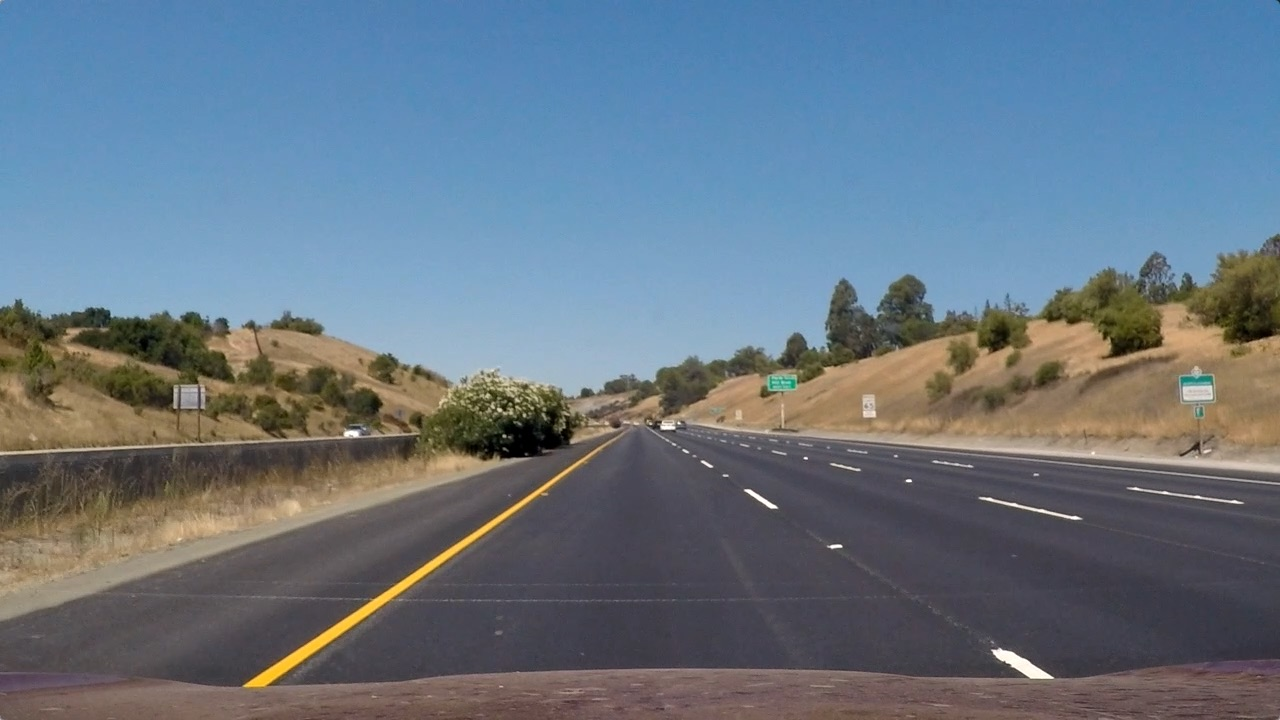
#> input picture test_images/straight_lines1.jpg, 1280 x 720 px
$ python -i Binarizer.py   (imports and definitions only)   (older library calls are emulated)
#> lines starting #> are read from the running program, lines starting #| are printed output that depends on the picture; after the words box and inside, x2 and y2 are one past the last pixel; in counts of white or black regions, pixels touching at a corner belong together
"""Binarizer"""
import numpy as np
import cv2


class Binarizer():
    """Binarizer - processes an image"""

    def __init__(self):
        """Initialize member variables"""
        self.sobelx = None
        self.sobely = None

    def process(self, image):
        """Process image and output a binarized version"""
        yuv = cv2.cvtColor(image, cv2.COLOR_RGB2YUV)
#> yuv: shape (720, 1280, 3); mean of channels 0, 1, 2 114.9, 136, 117.7
        Y = yuv[:, :, 0]
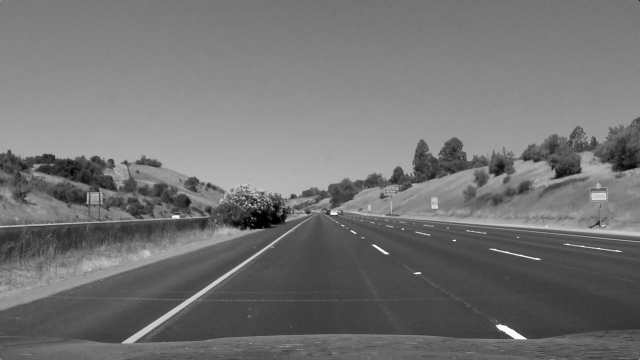
#> Y: shape (720, 1280) (shown at 1/2 size); min 0, max 255, mean 114.9
        V = yuv[:, :, 2]
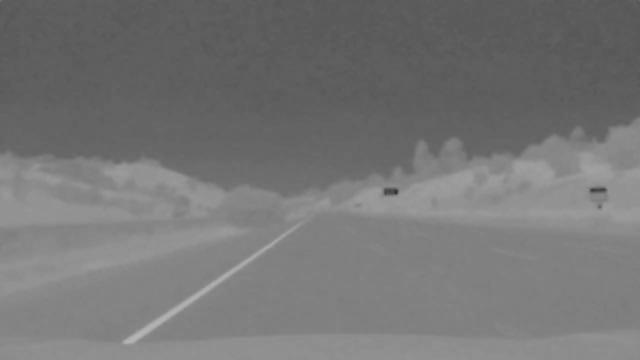
#> V: shape (720, 1280) (shown at 1/2 size); min 46, max 183, mean 117.7

        Y_binary = np.zeros_like(Y)
        Y_binary[(Y >= 200) & (Y <= 255)] = 1

        V_binary = np.zeros_like(V)
        V_binary[(V >= 0) & (V <= 100)] = 1

        self.sobelx = cv2.Sobel(Y, cv2.CV_64F, 1, 0, ksize=13)
        self.sobely = cv2.Sobel(Y, cv2.CV_64F, 0, 1, ksize=13)
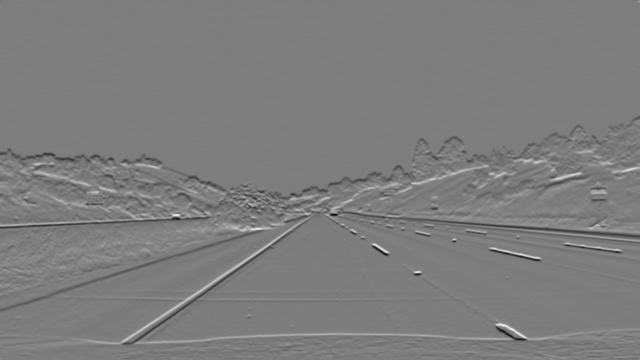
#> self.sobely: shape (720, 1280) float64 (shown at 1/2 size); min -320940238, max 329550753, mean -283167.2; drawn with min black and max white

        gradx = self.abs_sobel_threshold(orient='x', thresh=(20, 100))
        grady = self.abs_sobel_threshold(orient='y', thresh=(20, 100))

        combined = np.zeros_like(Y)
        combined[(gradx == 1) & (grady == 1) | (Y_binary == 1) | (V_binary == 1)] = 1

        return combined

    def abs_sobel_threshold(self, orient='x', thresh=(0, 255)):
        """Apply sobel filter and thresholding"""
#> called with orient = 'x', thresh = (20, 100)
        if orient == 'x':
            abs_sobel = np.absolute(self.sobelx)
        if orient == 'y':
            abs_sobel = np.absolute(self.sobely)

        scaled_sobel = np.uint8(255 * abs_sobel / np.max(abs_sobel))

        grad_binary = np.zeros_like(scaled_sobel)
        grad_binary[(scaled_sobel >= thresh[0]) & (scaled_sobel <= thresh[1])] = 1

        return grad_binary

>>> import cv2
>>> picture = cv2.cvtColor(cv2.imread('test_images/straight_lines1.jpg'), cv2.COLOR_BGR2RGB)
>>> result = Binarizer().process(picture)
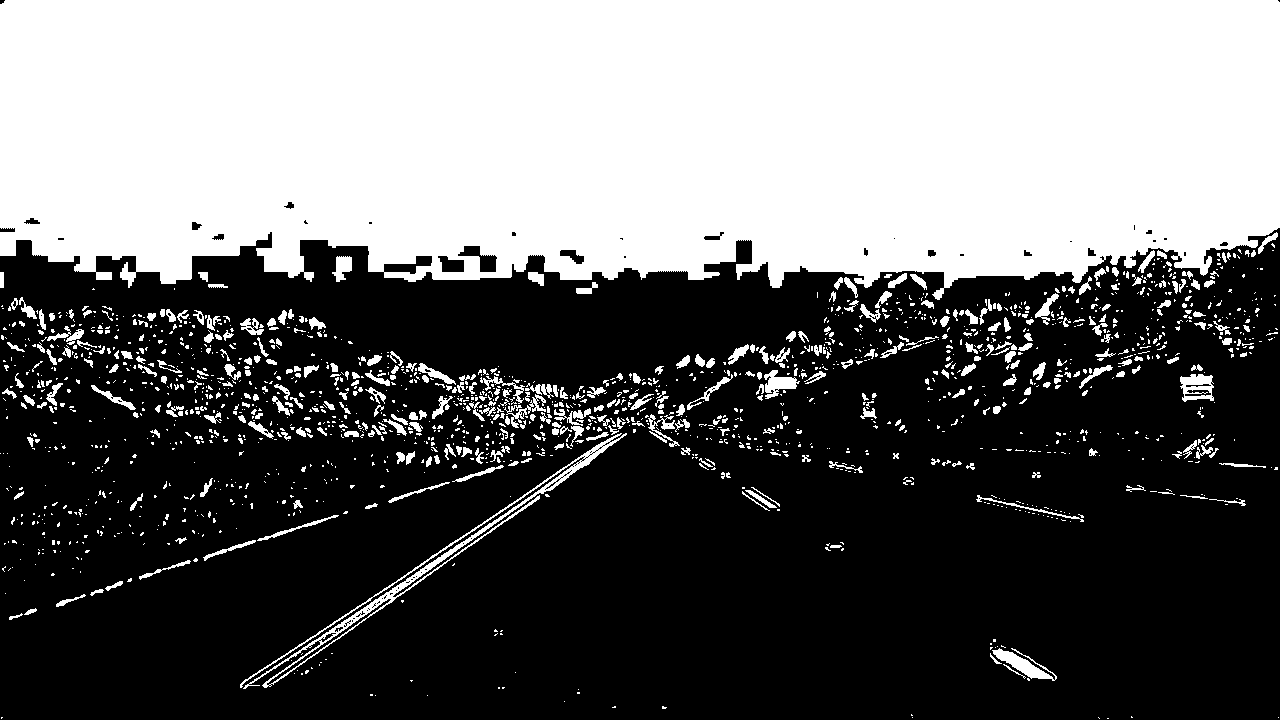
#> result: shape (720, 1280); values 0 (black) and 1 (white), 40.8% white; 1778 white regions (1381 under 20 px), largest, box (x1, y1, x2, y2) and area: (0, 0, 1280, 300) 339843, (240, 433, 627, 689) 3717, (992, 648, 1057, 681) 739

$ run again, on test_images/straight_lines2.jpg
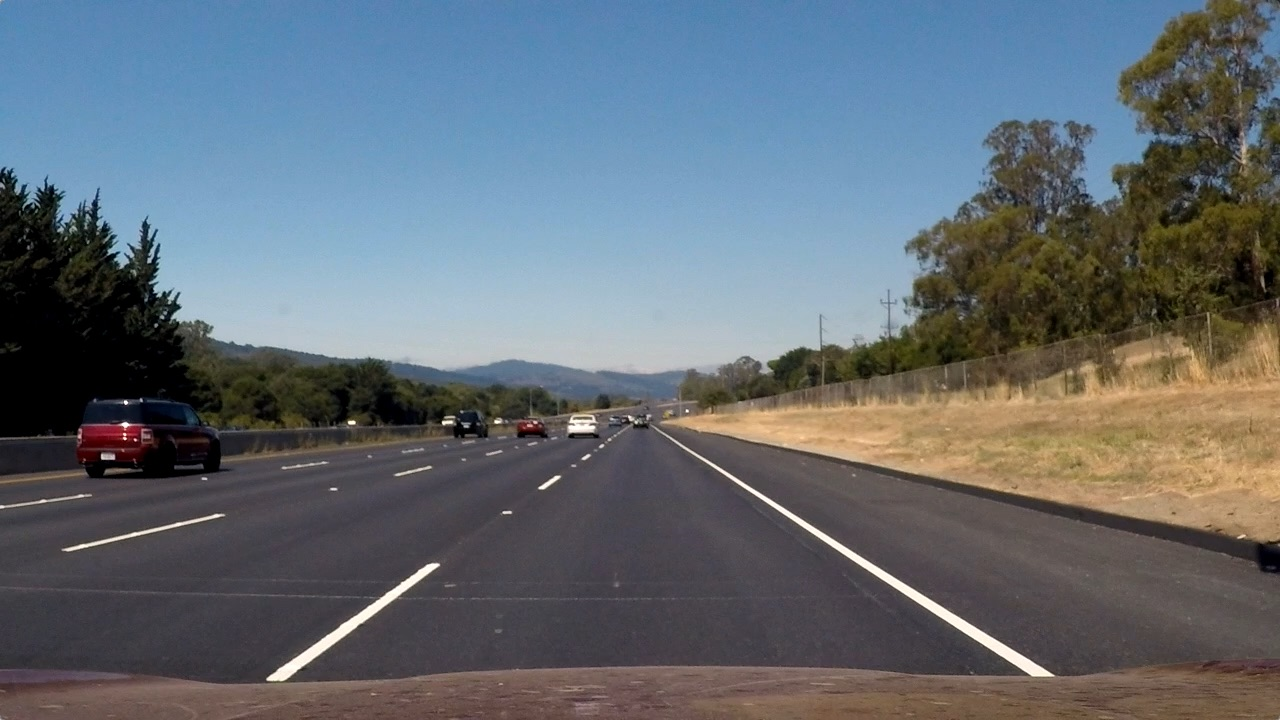
#> input picture test_images/straight_lines2.jpg, 1280 x 720 px
#> yuv: shape (720, 1280, 3); mean of channels 0, 1, 2 106, 132.4, 122.2
#> in process, `self.sobely = cv2.Sobel(Y, cv2.CV_64F, 0, 1, ksize=13)`:
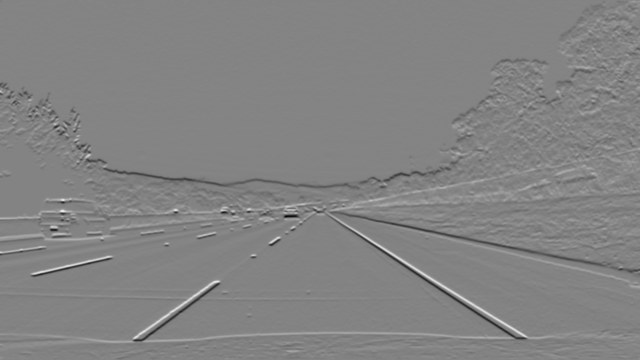
#> self.sobely: shape (720, 1280) float64 (shown at 1/2 size); min -384737793, max 361448971, mean -353194.1; drawn with min black and max white
#> `result = Binarizer().process(picture)`:
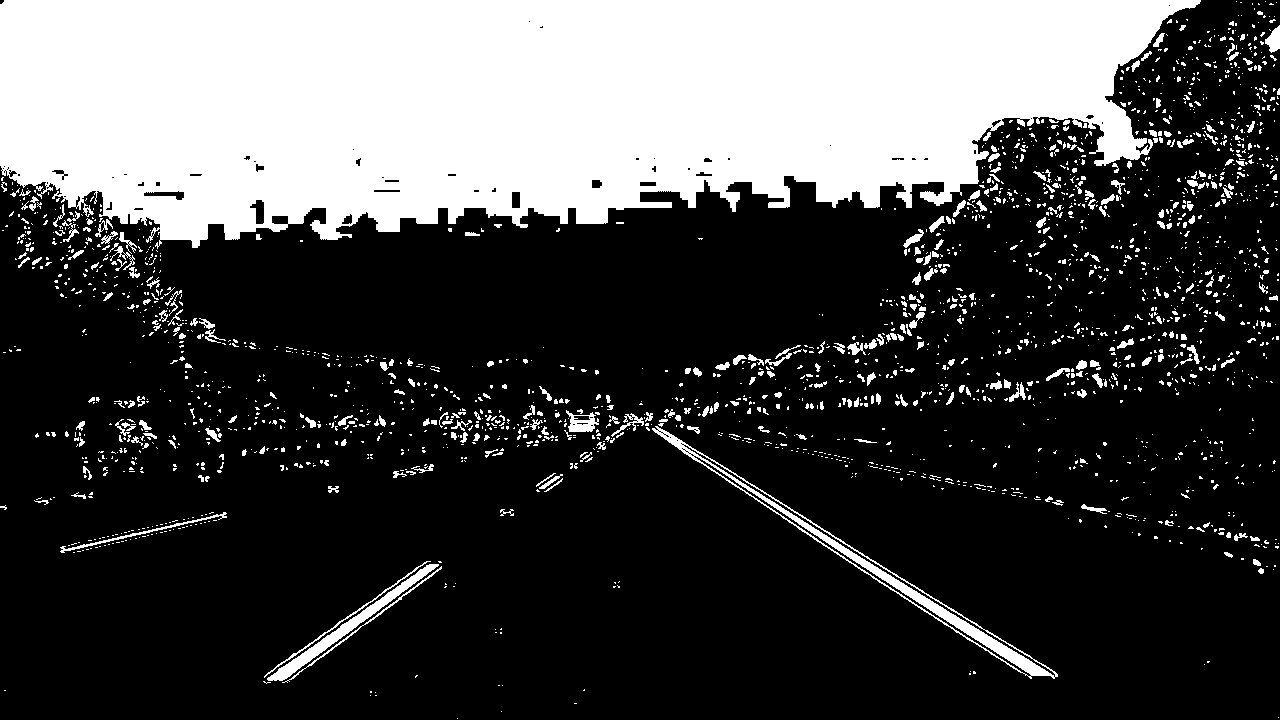
#> result: shape (720, 1280); values 0 (black) and 1 (white), 27.9% white; 2253 white regions (1926 under 20 px), largest, box (x1, y1, x2, y2) and area: (0, 0, 1201, 249) 225247, (652, 426, 1058, 679) 4716, (267, 564, 439, 681) 1856

$ run again, on test_images/test1.jpg
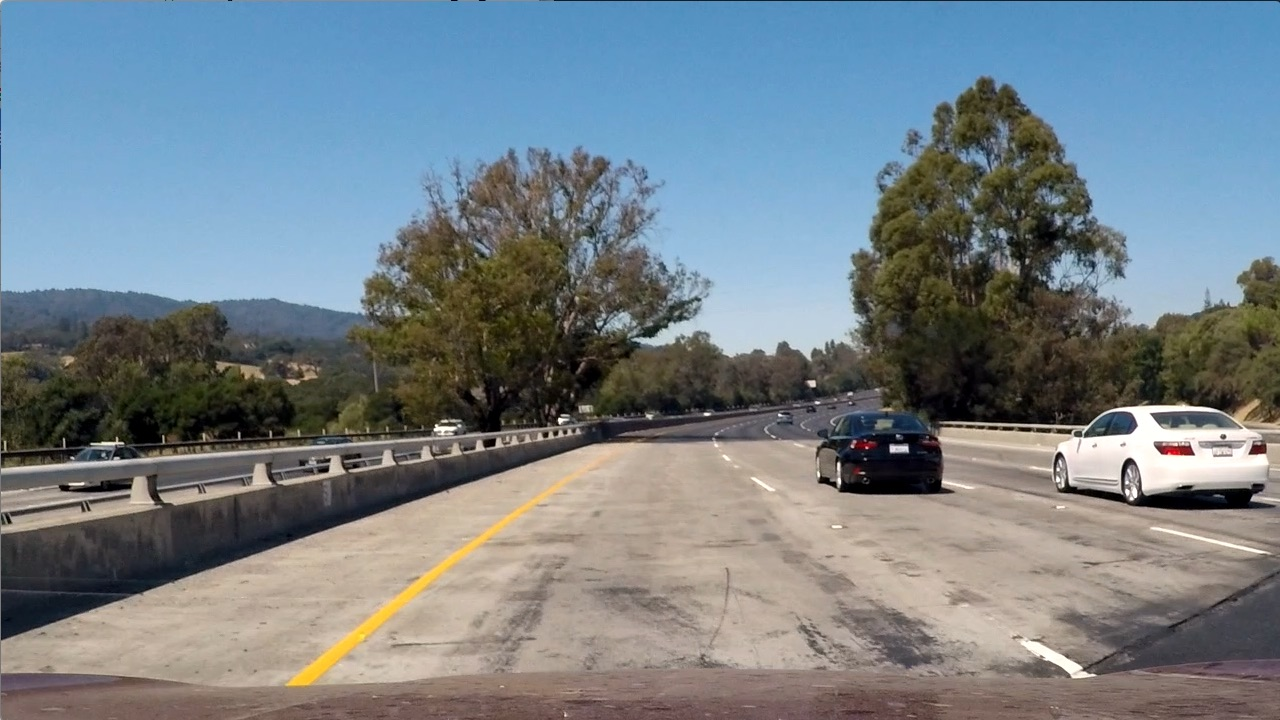
#> input picture test_images/test1.jpg, 1280 x 720 px
#> yuv: shape (720, 1280, 3); mean of channels 0, 1, 2 126.1, 132.7, 120.5
#> in process, `self.sobely = cv2.Sobel(Y, cv2.CV_64F, 0, 1, ksize=13)`:
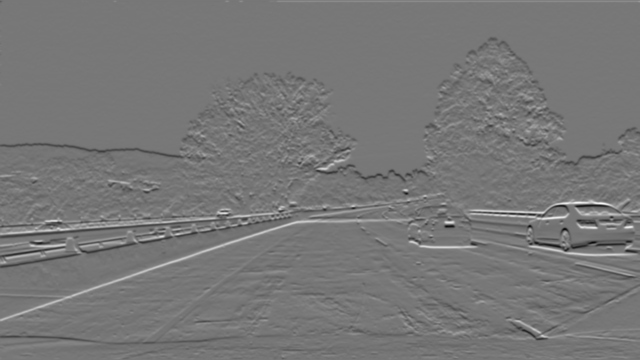
#> self.sobely: shape (720, 1280) float64 (shown at 1/2 size); min -374960673, max 425191052, mean -260522.3; drawn with min black and max white
#> `result = Binarizer().process(picture)`:
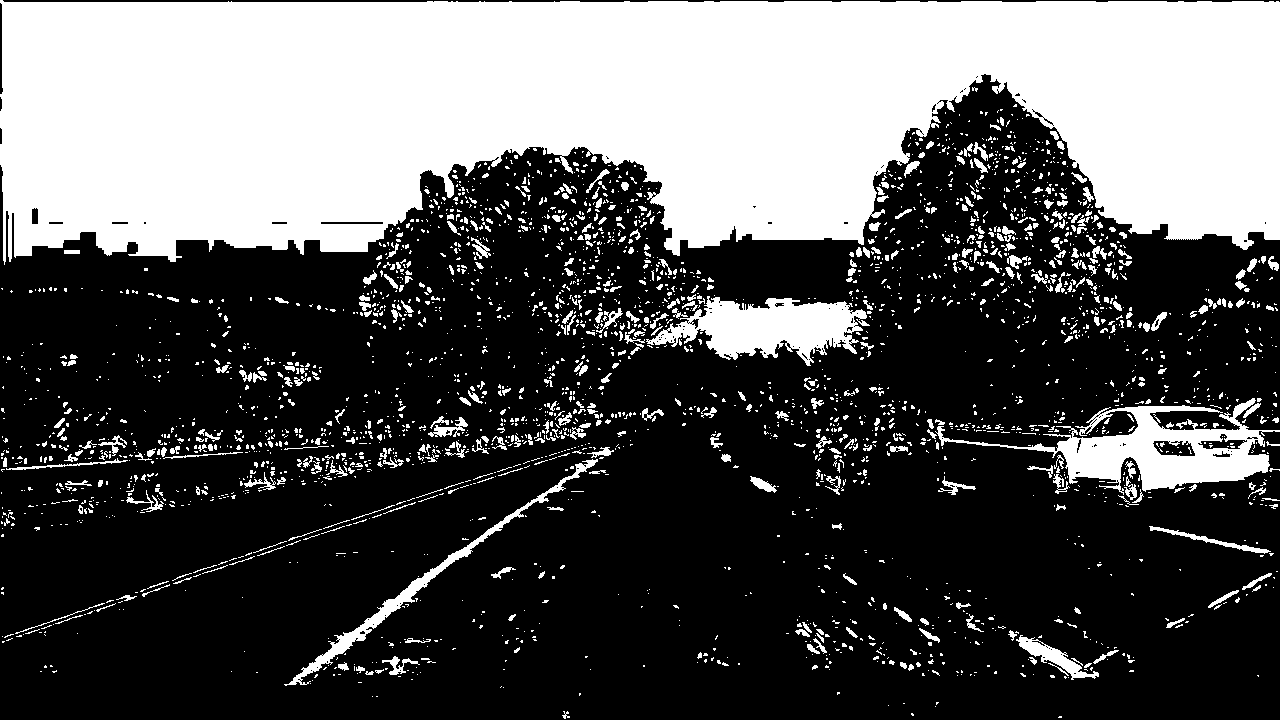
#> result: shape (720, 1280); values 0 (black) and 1 (white), 34.6% white; 3014 white regions (2547 under 20 px), largest, box (x1, y1, x2, y2) and area: (0, 0, 1280, 265) 260990, (935, 398, 1280, 495) 10621, (646, 296, 867, 366) 8102
